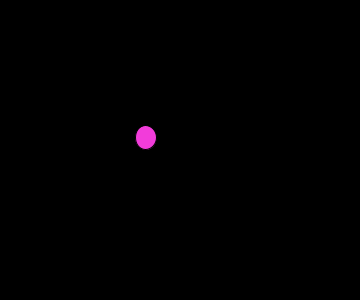
Frame 1 (no input)
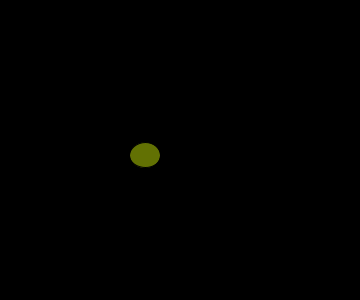
Frame 60 (the mouse pressed at the canvas centre just before this capture)
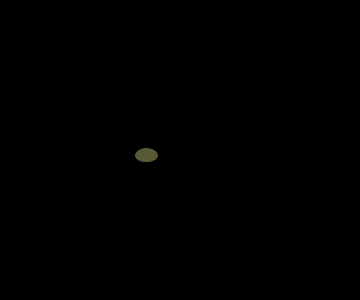
Frame 120 (the mouse held since frame 60 and released just before this capture)

The Processing sketch that drew these frames (run headless with seeded random() and noise(); from frame 60 on, the mouse is pressed at the canvas centre):

// Processing sketch: frenetic_color_orb
// ── frenetic_color_orb.pde
float circlex, circley;
float xspeed;

void setup() {
  size(360, 300);
  xspeed = 3;
}

void draw() {
  background(0);
  
  frameRate(30);
  
  circlex = random(120, 160);
  circley = random(130, 160);
  
  fill(random(255), random(255), random(255));
  ellipse(circlex, circley, random(15,35), random(15,35));
  
  //if ((circlex >= width) || (circlex <= 0)) {
  //  xspeed *= -1;
  //}
  
  println(circlex);
}
